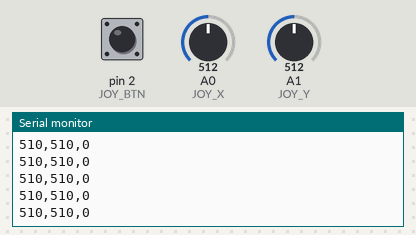
This sketch was run on a simulated Arduino Uno, built with avr-gcc and run on an emulated ATmega328P. Parts: the last lines printed to the serial monitor. Inputs (shaded band) come from the test bench; at power-on: A0 (JOY_X) = 512, A1 (JOY_Y) = 512, pin 2 (JOY_BTN) HIGH.

Above: at 1.4 s.
1.5 s: A0 (JOY_X) set to 716
At 1.69 s:
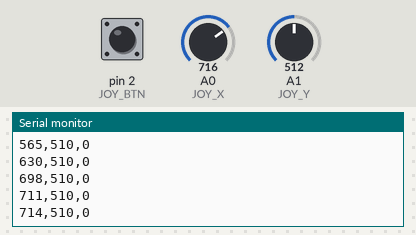
3.0 s: A1 (JOY_Y) set to 716
At 3.02 s:
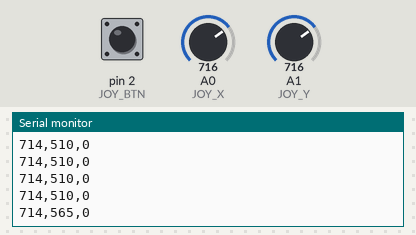
4.5 s: pin 2 (JOY_BTN) pulled LOW for 0.15 s
6.1 s: A0 (JOY_X) set to 900
At 6.3 s:
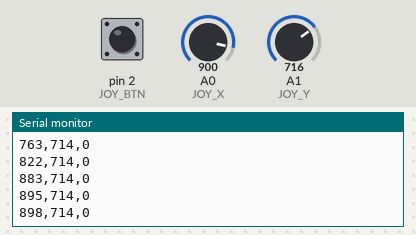
7.6 s: pin 2 (JOY_BTN) pulled LOW for 1 s
At 7.63 s:
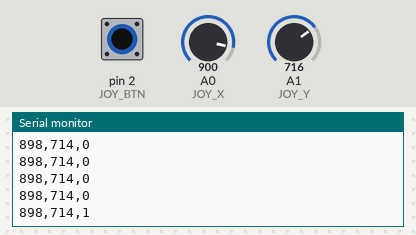
10.1 s: A1 (JOY_Y) set to 900
At 10.29 s:
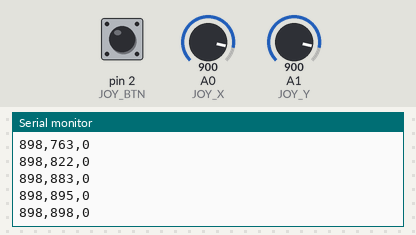
Timing chart, 0 to 12.6 s (numbered marks = the images above; inputs shaded):
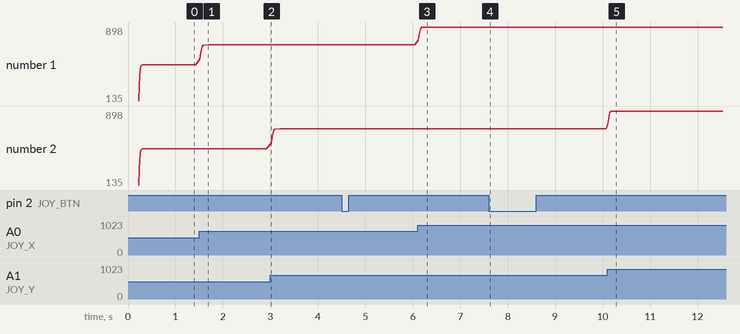

The sketch:

pacman_joystick.ino
```cpp
/*
 * Arduino Joystick Controller for Pacman Game
 *
 * This sketch reads analog joystick values and sends them
 * via serial as CSV data to be used with the Pacman web game.
 *
 * Connection:
 * - Joystick VRx to Arduino A0
 * - Joystick VRy to Arduino A1
 * - Joystick GND to Arduino GND
 * - Joystick +5V to Arduino 5V
 * - Optional: Joystick SW (button) to Arduino D2
 */

// Define pins
#define JOY_X A0    // Analog pin for X axis
#define JOY_Y A1    // Analog pin for Y axis
#define JOY_BTN 2   // Digital pin for joystick button (optional)

// Variables for joystick readings
int joystickX = 0;
int joystickY = 0;
int buttonState = 0;
bool buttonPressed = false;

// Variables for smoothing readings
const int numReadings = 3;  // Reduced from 5 to 3 for more responsive control
int xReadings[numReadings];
int yReadings[numReadings];
int readIndex = 0;
int xTotal = 0;
int yTotal = 0;

// Variables for joystick calibration
int xCenter = 512;
int yCenter = 512;
bool calibrated = false;
const int calibrationSamples = 10; // Reduced from 20 to 10 for faster startup

// Last sent values for change detection
int lastJoystickX = 0;
int lastJoystickY = 0;
bool valueChanged = false;

// Debug flag to print calibration values
bool debugCalibration = true;

void setup() {
  // Initialize serial communication at 9600 baud
  Serial.begin(9600);

  // Initialize button pin as input with pull-up resistor
  pinMode(JOY_BTN, INPUT_PULLUP);

  // Initialize smoothing arrays
  for (int i = 0; i < numReadings; i++) {
    xReadings[i] = 0;
    yReadings[i] = 0;
  }

  // Wait for the joystick to stabilize
  delay(100);  // Reduced from 200 to 100ms

  // Simple auto-calibration
  calibrateJoystick();

  // Show calibration values for debugging
  if (debugCalibration) {
    Serial.print("CALIBRATION: X=");
    Serial.print(xCenter);
    Serial.print(", Y=");
    Serial.println(yCenter);
  }
}

void calibrateJoystick() {
  // Take multiple readings to find the center position
  int xSum = 0;
  int ySum = 0;

  for (int i = 0; i < calibrationSamples; i++) {
    xSum += analogRead(JOY_X);
    ySum += analogRead(JOY_Y);
    delay(10);  // Reduced from 20 to 10ms
  }

  xCenter = xSum / calibrationSamples;
  yCenter = ySum / calibrationSamples;
  calibrated = true;
}

void loop() {
  // Subtract the last reading
  xTotal = xTotal - xReadings[readIndex];
  yTotal = yTotal - yReadings[readIndex];

  // Read joystick values (0-1023)
  xReadings[readIndex] = analogRead(JOY_X);
  yReadings[readIndex] = analogRead(JOY_Y);

  // Add the reading to the total
  xTotal = xTotal + xReadings[readIndex];
  yTotal = yTotal + yReadings[readIndex];

  // Advance to the next position in the array
  readIndex = (readIndex + 1) % numReadings;

  // Calculate the average
  joystickX = xTotal / numReadings;
  joystickY = yTotal / numReadings;

  // Apply calibration if available
  if (calibrated) {
    // Adjust readings based on calibrated center
    joystickX = map(joystickX, xCenter - 512, xCenter + 512, 0, 1023);
    joystickY = map(joystickY, yCenter - 512, yCenter + 512, 0, 1023);

    // Constrain to valid range
    joystickX = constrain(joystickX, 0, 1023);
    joystickY = constrain(joystickY, 0, 1023);

    // Apply dampening to further smooth movement (less smoothing)
    joystickX = (joystickX * 0.8) + (lastJoystickX * 0.2); // Changed from 0.7/0.3 to 0.8/0.2
    joystickY = (joystickY * 0.8) + (lastJoystickY * 0.2); // Changed from 0.7/0.3 to 0.8/0.2
  }

  // Check if values have changed enough to send
  if (abs(joystickX - lastJoystickX) > 5 || abs(joystickY - lastJoystickY) > 5) { // Lowered from 10 to 5
    valueChanged = true;
    lastJoystickX = joystickX;
    lastJoystickY = joystickY;
  } else {
    valueChanged = false;
  }

  // Read button state (LOW when pressed due to pull-up resistor)
  int currentButtonState = digitalRead(JOY_BTN);

  // Detect button press (not just hold)
  if (currentButtonState == LOW && buttonState == HIGH) {
    buttonPressed = true;
    valueChanged = true;  // Always send when button pressed
  } else {
    buttonPressed = false;
  }

  // Save current button state for next comparison
  buttonState = currentButtonState;

  // Only send data when values have changed or occasionally
  static int sendCounter = 0;
  if (valueChanged || sendCounter >= 3) {  // Send more frequently - changed from 5 to 3
    // Send values as CSV string (format: "X,Y,BUTTON")
    // X and Y are analog values 0-1023
    // BUTTON is 1 when pressed, 0 when not pressed
    Serial.print(joystickX);
    Serial.print(",");
    Serial.print(joystickY);
    Serial.print(",");
    Serial.println(buttonPressed ? 1 : 0);

    sendCounter = 0;
  } else {
    sendCounter++;
  }

  // Small delay to prevent flooding the serial port
  delay(25); // Changed from 50ms to 25ms (40Hz update rate) for more responsive control
} 
```

Measured:
- after the input at 1.5 s, the serial monitor: prints a new line at once (image 1)
- after the input at 3.0 s, the serial monitor: prints a new line at once (image 2)
- after the input at 6.1 s, the serial monitor: prints a new line at once (image 3)
- after the input at 7.6 s, the serial monitor: prints a new line at once (image 4)
- after the input at 10.1 s, the serial monitor: prints a new line at once (image 5)
- plotted number 1: 510 → 714 after the input at 1.5 s, 714 → 898 after the input at 6.1 s
